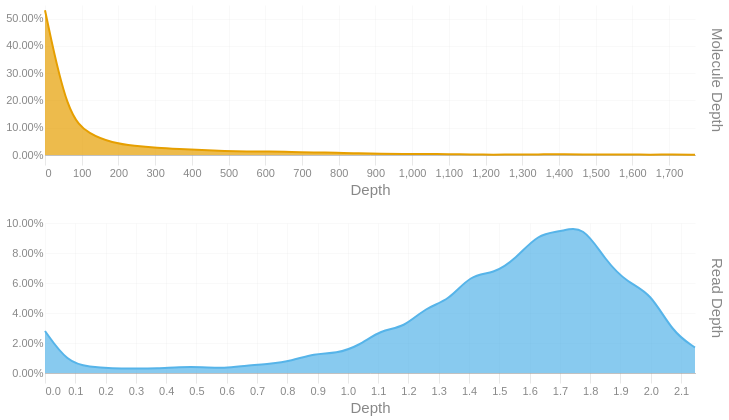

Notebook code for this chart:
### Code cell
readdep = depth_hist(tb['Read Depth'], q99, 3)
readdep = readdep.with_columns(pl.lit('Read Depth').alias('Metric'))
if not SKIPLR:
    moldep = depth_hist(tb['Molecule Depth'], mol_q99, 1)
    moldep = moldep.with_columns(pl.lit('Molecule Depth').alias('Metric'))
    _hist = pl.concat([readdep, moldep])
    _hist = _hist.filter(pl.col('Proportion') != 0)
    with SafeRender(_hist):
        (
            alt.Chart(_hist)        
            .mark_area(interpolate = "basis")
            .encode(
                x=alt.X('Bin:Q').scale(domainMin=0).axis(alt.Axis(title='Depth')),
                y = alt.Y('Proportion:Q', title = None).axis(format = '.2%'),
                color = alt.Color('Metric:N').legend(None),
                row = alt.Row("Metric:N").header(title = None, labelOrient = 'right'),
                tooltip = [
                    alt.Tooltip("Metric:N", title = "Metric"),
                    alt.Tooltip('Interval:N', title = "Depth Interval"),
                    alt.Tooltip('Proportion:Q', title = "% Alignments").format('.2%')
                ]
            )
            .resolve_scale(x='independent', y='independent')
            .properties(
                height = 150, width = 650,
                usermeta={'embedOptions': {'downloadFileName': f'{samplename}.depth.hist'}}
            )
        ).display()
else:
    readdep = readdep.filter(pl.col('Proportion') != 0)
    with SafeRender(readdep):
        (
            alt.Chart(readdep)        
            .mark_area(interpolate = "basis")
            .encode(
                x=alt.X('Bin:Q').scale(domainMin=0).axis(alt.Axis(title='Depth')),
                y = alt.Y('Proportion:Q', title = None).axis(format = '.2%'),
                tooltip = [
                    alt.Tooltip('Interval:N', title = "Depth Interval"),
                    alt.Tooltip('Proportion:Q', title = "% Alignments").format('.2%')
                ]
            )
            .properties(
                usermeta={'embedOptions': {'downloadFileName': f'{samplename}.depth.hist'}}
            )
        ).display()

### Figure 1 — Vega-Lite specification as saved in the notebook (floating-point values rounded to 4 significant figures)
{"width": 650, "height": 150, "config": {"title": {"anchor": "start", "dy": -15, "fontSize": 18, "color": "#888888", "subtitleColor": "#888888", "subtitleFontSize": 14}, "arc": {"fill": "#0072B2"}, "axis": {"domainColor": "#888888", "domainWidth": 0.5, "gridWidth": 0.2, "grid": false, "titleFontWeight": 400, "titleFontSize": 15, "labelFontSize": 11, "labelColor": "#888888", "tickColor": "#888888", "tickWidth": 0.2, "titleColor": "#888888"}, "axisBand": {"grid": false}, "axisX": {"grid": true, "tickSize": 10, "domainCap": "round"}, "axisY": {"domain": false, "grid": true, "tickSize": 0, "domainCap": "round"}, "background": "transparent", "header": {"labelFontSize": 15, "labelColor": "#888888", "titleFontSize": 15, "titleFontWeight": 600, "titleColor": "#888888"}, "legend": {"labelFont": "sans-serif", "labelFontSize": 12, "labelColor": "#888888", "symbolSize": 100, "symbolType": "circle", "titleFontSize": 12, "titlePadding": 10, "titleColor": "#888888", "title": null}, "range": {"category": ["#E69F00", "#56B4E9", "#009E73", "#F0E442", "#0072B2", "#D55E00", "#CC79A7", "#000000"], "diverging": ["#cfe8f3", "#a2d4ec", "#73bfe2", "#46abdb", "#1696d2", "#12719e"]}, "area": {"fill": "#0072B2", "fillOpacity": 0.7, "line": true, "strokeOpacity": 0.7}, "line": {"color": "#0072B2", "stroke": "#0072B2", "strokeWidth": 2}, "trail": {"color": "#0072B2", "stroke": "#0072B2", "strokeWidth": 0, "size": 1}, "point": {"filled": true, "fillOpacity": 1.0, "size": 95}, "text": {"color": "#888888", "fontSize": 11, "align": "right", "fontWeight": 400, "size": 11}, "bar": {"fill": "#0072B2", "stroke": null}, "view": {"stroke": null, "continuousWidth": 660, "continuousHeight": 400}}, "data": {"name": "data-73a721abf4b71832c20c5d3da2f7d592"}, "mark": {"type": "area", "interpolate": "basis"}, "encoding": {"color": {"field": "Metric", "legend": null, "type": "nominal"}, "row": {"field": "Metric", "header": {"title": null, "labelOrient": "right"}, "type": "nominal"}, "tooltip": [{"field": "Metric", "title": "Metric", "type": "nominal"}, {"field": "Interval", "title": "Depth Interval", "type": "nominal"}, {"field": "Proportion", "format": ".2%", "title": "% Alignments", "type": "quantitative"}], "x": {"axis": {"title": "Depth"}, "field": "Bin", "scale": {"domainMin": 0}, "type": "quantitative"}, "y": {"axis": {"format": ".2%"}, "field": "Proportion", "title": null, "type": "quantitative"}}, "resolve": {"scale": {"x": "independent", "y": "independent"}}, "usermeta": {"embedOptions": {"downloadFileName": "S5_StJohns_3467.depth.hist"}}, "$schema": "https://vega.github.io/schema/vega-lite/v6.1.0.json", "datasets": {"data-73a721abf4b71832c20c5d3da2f7d592": [{"Bin": 0.0, "Interval": "0.0-0.074", "Proportion": 0.028, "Metric": "Read Depth"}, {"Bin": 0.074, "Interval": "0.074-0.148", "Proportion": 0.007, "Metric": "Read Depth"}, {"Bin": 0.148, "Interval": "0.148-0.222", "Proportion": 0.004, "Metric": "Read Depth"}, {"Bin": 0.222, "Interval": "0.222-0.296", "Proportion": 0.003, "Metric": "Read Depth"}, {"Bin": 0.296, "Interval": "0.296-0.37", "Proportion": 0.003, "Metric": "Read Depth"}, {"Bin": 0.37, "Interval": "0.37-0.444", "Proportion": 0.003, "Metric": "Read Depth"}, {"Bin": 0.444, "Interval": "0.444-0.518", "Proportion": 0.004, "Metric": "Read Depth"}, {"Bin": 0.518, "Interval": "0.518-0.592", "Proportion": 0.004, "Metric": "Read Depth"}, {"Bin": 0.592, "Interval": "0.592-0.666", "Proportion": 0.003, "Metric": "Read Depth"}, {"Bin": 0.666, "Interval": "0.666-0.74", "Proportion": 0.005, "Metric": "Read Depth"}, {"Bin": 0.74, "Interval": "0.74-0.814", "Proportion": 0.006, "Metric": "Read Depth"}, {"Bin": 0.814, "Interval": "0.814-0.888", "Proportion": 0.008, "Metric": "Read Depth"}, {"Bin": 0.888, "Interval": "0.888-0.962", "Proportion": 0.013, "Metric": "Read Depth"}, {"Bin": 0.962, "Interval": "0.962-1.036", "Proportion": 0.013, "Metric": "Read Depth"}, {"Bin": 1.036, "Interval": "1.036-1.11", "Proportion": 0.018, "Metric": "Read Depth"}, {"Bin": 1.11, "Interval": "1.11-1.184", "Proportion": 0.029, "Metric": "Read Depth"}, {"Bin": 1.184, "Interval": "1.184-1.258", "Proportion": 0.03, "Metric": "Read Depth"}, {"Bin": 1.258, "Interval": "1.258-1.332", "Proportion": 0.044, "Metric": "Read Depth"}, {"Bin": 1.332, "Interval": "1.332-1.406", "Proportion": 0.048, "Metric": "Read Depth"}, {"Bin": 1.406, "Interval": "1.406-1.48", "Proportion": 0.066, "Metric": "Read Depth"}, {"Bin": 1.48, "Interval": "1.48-1.554", "Proportion": 0.066, "Metric": "Read Depth"}, {"Bin": 1.554, "Interval": "1.554-1.628", "Proportion": 0.076, "Metric": "Read Depth"}, {"Bin": 1.628, "Interval": "1.628-1.702", "Proportion": 0.093, "Metric": "Read Depth"}, {"Bin": 1.702, "Interval": "1.702-1.776", "Proportion": 0.094, "Metric": "Read Depth"}, {"Bin": 1.776, "Interval": "1.776-1.85", "Proportion": 0.099, "Metric": "Read Depth"}, {"Bin": 1.85, "Interval": "1.85-1.924", "Proportion": 0.075, "Metric": "Read Depth"}, {"Bin": 1.924, "Interval": "1.924-1.998", "Proportion": 0.06, "Metric": "Read Depth"}, {"Bin": 1.998, "Interval": "1.998-2.072", "Proportion": 0.054, "Metric": "Read Depth"}, {"Bin": 2.072, "Interval": "2.072-2.146", "Proportion": 0.027, "Metric": "Read Depth"}, {"Bin": 2.146, "Interval": "2.146-2.22", "Proportion": 0.017, "Metric": "Read Depth"}, {"Bin": 0.0, "Interval": "0.0-61.1", "Proportion": 0.531, "Metric": "Molecule Depth"}, {"Bin": 61.1, "Interval": "61.1-122.1", "Proportion": 0.142, "Metric": "Molecule Depth"}, {"Bin": 122.1, "Interval": "122.1-183.2", "Proportion": 0.075, "Metric": "Molecule Depth"}, {"Bin": 183.2, "Interval": "183.2-244.2", "Proportion": 0.045, "Metric": "Molecule Depth"}, {"Bin": 244.2, "Interval": "244.2-305.3", "Proportion": 0.033, "Metric": "Molecule Depth"}, {"Bin": 305.3, "Interval": "305.3-366.3", "Proportion": 0.026, "Metric": "Molecule Depth"}, {"Bin": 366.3, "Interval": "366.3-427.4", "Proportion": 0.022, "Metric": "Molecule Depth"}, {"Bin": 427.4, "Interval": "427.4-488.5", "Proportion": 0.018, "Metric": "Molecule Depth"}, {"Bin": 488.5, "Interval": "488.5-549.5", "Proportion": 0.014, "Metric": "Molecule Depth"}, {"Bin": 549.5, "Interval": "549.5-610.6", "Proportion": 0.012, "Metric": "Molecule Depth"}, {"Bin": 610.6, "Interval": "610.6-671.6", "Proportion": 0.013, "Metric": "Molecule Depth"}, {"Bin": 671.6, "Interval": "671.6-732.7", "Proportion": 0.011, "Metric": "Molecule Depth"}, {"Bin": 732.7, "Interval": "732.7-793.7", "Proportion": 0.009, "Metric": "Molecule Depth"}, {"Bin": 793.7, "Interval": "793.7-854.8", "Proportion": 0.009, "Metric": "Molecule Depth"}, {"Bin": 854.8, "Interval": "854.8-915.8", "Proportion": 0.006, "Metric": "Molecule Depth"}, {"Bin": 915.8, "Interval": "915.8-976.9", "Proportion": 0.004, "Metric": "Molecule Depth"}, {"Bin": 976.9, "Interval": "976.9-1038.0", "Proportion": 0.004, "Metric": "Molecule Depth"}, {"Bin": 1038.0, "Interval": "1038.0-1099.0", "Proportion": 0.004, "Metric": "Molecule Depth"}, {"Bin": 1099.0, "Interval": "1099.0-1160.1", "Proportion": 0.003, "Metric": "Molecule Depth"}, {"Bin": 1160.0, "Interval": "1160.1-1221.1", "Proportion": 0.002, "Metric": "Molecule Depth"}, {"Bin": 1221.0, "Interval": "1221.1-1282.2", "Proportion": 0.001, "Metric": "Molecule Depth"}, {"Bin": 1282.0, "Interval": "1282.2-1343.2", "Proportion": 0.002, "Metric": "Molecule Depth"}, {"Bin": 1343.0, "Interval": "1343.2-1404.3", "Proportion": 0.002, "Metric": "Molecule Depth"}, {"Bin": 1404.0, "Interval": "1404.3-1465.4", "Proportion": 0.003, "Metric": "Molecule Depth"}, {"Bin": 1465.0, "Interval": "1465.4-1526.4", "Proportion": 0.001, "Metric": "Molecule Depth"}, {"Bin": 1526.0, "Interval": "1526.4-1587.5", "Proportion": 0.002, "Metric": "Molecule Depth"}, {"Bin": 1588.0, "Interval": "1587.5-1648.5", "Proportion": 0.002, "Metric": "Molecule Depth"}, {"Bin": 1648.0, "Interval": "1648.5-1709.6", "Proportion": 0.001, "Metric": "Molecule Depth"}, {"Bin": 1710.0, "Interval": "1709.6-1770.6", "Proportion": 0.002, "Metric": "Molecule Depth"}, {"Bin": 1771.0, "Interval": "1770.6-1831.69", "Proportion": 0.001, "Metric": "Molecule Depth"}]}}
